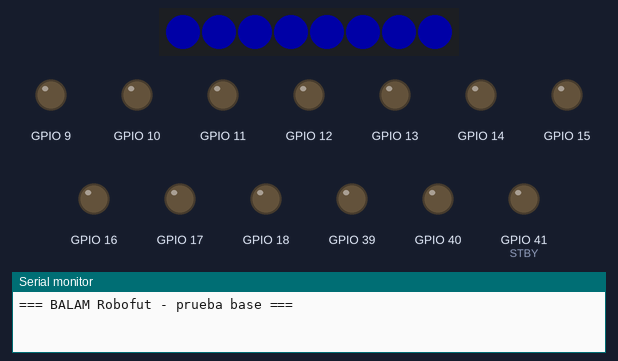
The sketch below on a simulated ESP32. Parts: 8 RGB LEDs in strip order, left to right, output pins drawn as LEDs (lit = HIGH), the last lines printed to the serial monitor. Dim RGB values are drawn brighter than linear.

Above: at 0.1 s.
At 2.4 s:
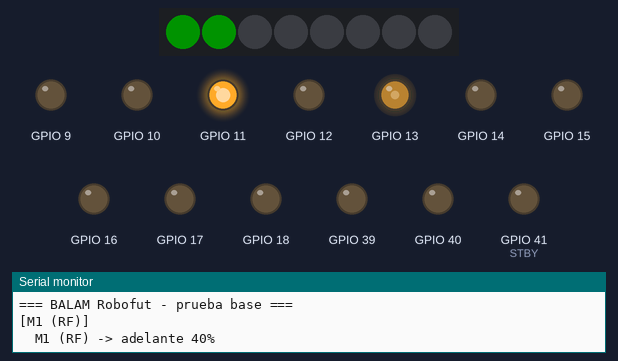
At 10.6 s:
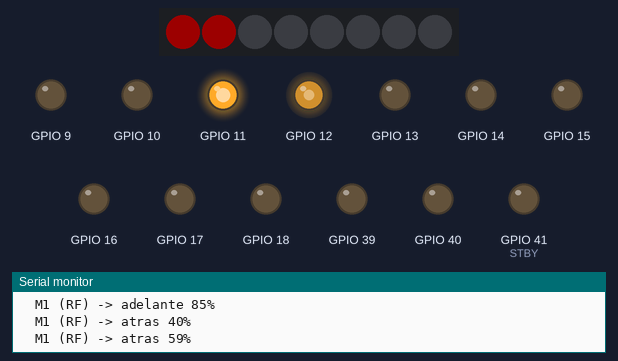
At 18.9 s:
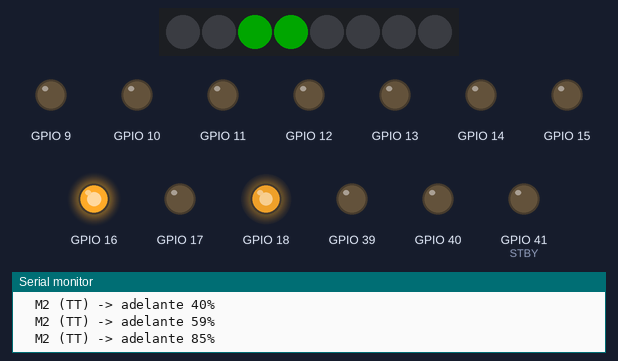
At 28.1 s:
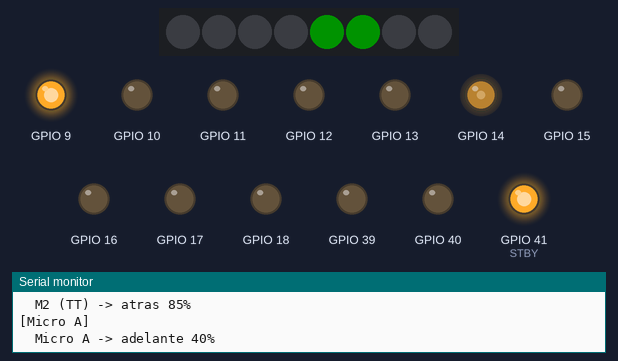
At 38.2 s:
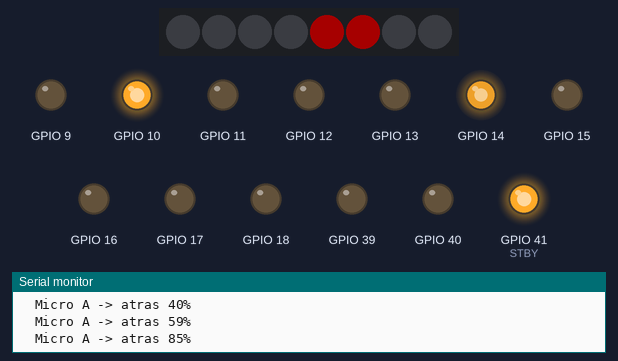
Timing chart, 0 to 40.0 s (numbered marks = the images above):
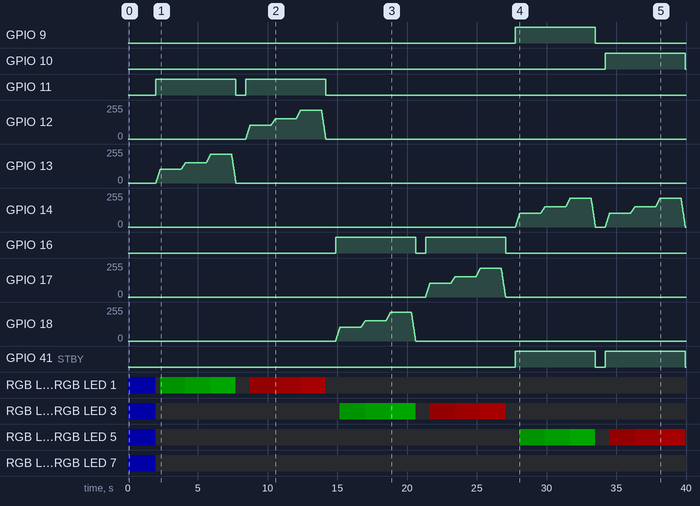

The sketch:

basico_robofut.ino
```cpp
// =============================================================
//  BALAM 2026 - Robofut | Prueba base sin control
//  2 motores IFX007T + 2 micromotores TB6612 + 8 NeoPixels
// =============================================================
#include <Adafruit_NeoPixel.h>

// ===== Compatibilidad core ESP32 2.x / 3.x =====
#if ESP_ARDUINO_VERSION_MAJOR < 3
static int8_t _pinCh[49];
static bool   _pinChInit = false;
static void _initPinCh() {
  if (!_pinChInit) {
    for (int i = 0; i < 49; i++) _pinCh[i] = -1;
    _pinChInit = true;
  }
}
bool ledcAttachChannel(uint8_t pin, uint32_t freq, uint8_t res, uint8_t ch) {
  _initPinCh();
  ledcSetup(ch, freq, res);
  ledcAttachPin(pin, ch);
  _pinCh[pin] = ch;
  return true;
}
static void _ledcWritePin(uint8_t pin, uint32_t duty) {
  _initPinCh();
  if (_pinCh[pin] >= 0) ledcWrite((uint8_t)_pinCh[pin], duty);
}
#define ledcWrite(pin, duty) _ledcWritePin((pin), (duty))
#endif
// ===============================================

// ---------- Pines: conector RF (M1) ----------
#define M1_IN1    13
#define M1_IN2    12
#define M1_INH    11
// ---------- Pines: conector TT (M2) ----------
#define M2_IN1    18
#define M2_IN2    17
#define M2_INH    16
// ---------- Pines: TB6612 ----------
#define PWMA      14
#define AIN1       9
#define AIN2      10
#define PWMB      15
#define BIN1      40
#define BIN2      39
#define STBY      41
// ---------- NeoPixel ----------
#define NEO_PIN   38
#define NEO_COUNT  8
#define BRILLO    40

// ---------- LEDC (20 kHz, 10 bits) ----------
#define FREQ  20000
#define RES   10
#define VMAX  870          // 85 % máximo

// ---------- Secuencia ----------
const int velocidades[] = {410, 610, 870};   // 40 %, 60 %, 85 %
#define T_VEL      1500    // ms en cada velocidad
#define T_PAUSA     700    // ms parado entre sentidos
#define RAMPA_MS    300    // duración de cada rampa

Adafruit_NeoPixel tira(NEO_COUNT, NEO_PIN, NEO_GRB + NEO_KHZ800);

// Motores: 0 = M1 (RF), 1 = M2 (TT), 2 = Micro A, 3 = Micro B
const char* nombre[] = {"M1 (RF)", "M2 (TT)", "Micro A", "Micro B"};
int velActual[4] = {0, 0, 0, 0};

// =============================================================
//  Hardware
// =============================================================
void ifxSet(uint8_t in1, uint8_t in2, uint8_t inh, int v) {
  v = constrain(v, -VMAX, VMAX);
  if (v == 0) {
    ledcWrite(in1, 0); ledcWrite(in2, 0);
    digitalWrite(inh, LOW);
    return;
  }
  digitalWrite(inh, HIGH);
  if (v > 0) { ledcWrite(in2, 0); ledcWrite(in1, v); }
  else       { ledcWrite(in1, 0); ledcWrite(in2, -v); }
}

void tbSet(uint8_t pwm, uint8_t d1, uint8_t d2, int v) {
  v = constrain(v, -VMAX, VMAX);
  if (v > 0)      { digitalWrite(d1, HIGH); digitalWrite(d2, LOW);  }
  else if (v < 0) { digitalWrite(d1, LOW);  digitalWrite(d2, HIGH); }
  else            { digitalWrite(d1, LOW);  digitalWrite(d2, LOW);  }
  ledcWrite(pwm, abs(v));
}

void motorSet(int m, int v) {
  velActual[m] = v;
  switch (m) {
    case 0: ifxSet(M1_IN1, M1_IN2, M1_INH, v); break;
    case 1: ifxSet(M2_IN1, M2_IN2, M2_INH, v); break;
    case 2: tbSet(PWMA, AIN1, AIN2, v); break;
    case 3: tbSet(PWMB, BIN1, BIN2, v); break;
  }
  // STBY activo solo si algún micromotor se mueve
  digitalWrite(STBY, (velActual[2] != 0 || velActual[3] != 0) ? HIGH : LOW);
}

void pararTodo() {
  for (int m = 0; m < 4; m++) motorSet(m, 0);
}

// =============================================================
//  NeoPixel
//   LEDs 0-1: M1 | 2-3: M2 | 4-5: Micro A | 6-7: Micro B
//   Verde = adelante, Rojo = atrás, brillo = velocidad
// =============================================================
void actualizarTira() {
  tira.clear();
  for (int m = 0; m < 4; m++) {
    int v = velActual[m];
    uint8_t b = map(abs(v), 0, VMAX, 0, 255);
    uint32_t c = 0;
    if (v > 0) c = tira.Color(0, b, 0);
    if (v < 0) c = tira.Color(b, 0, 0);
    tira.setPixelColor(m * 2,     c);
    tira.setPixelColor(m * 2 + 1, c);
  }
  tira.show();
}

void llenar(uint32_t c) {
  for (int i = 0; i < NEO_COUNT; i++) tira.setPixelColor(i, c);
  tira.show();
}

// =============================================================
//  Rampa de un motor (o de todos si m = -1)
// =============================================================
void rampa(int m, int desde, int hasta) {
  const int pasos = 30;
  for (int i = 1; i <= pasos; i++) {
    int v = desde + (long)(hasta - desde) * i / pasos;
    if (m < 0) for (int k = 0; k < 4; k++) motorSet(k, v);
    else motorSet(m, v);
    actualizarTira();
    delay(RAMPA_MS / pasos);
  }
}

// Un sentido completo: sube por las 3 velocidades y baja a 0
void sentido(int m, int signo) {
  int prev = 0;
  for (int v : velocidades) {
    int obj = signo * v;
    Serial.printf("  %s -> %s %d%%\n",
                  m < 0 ? "TODOS" : nombre[m],
                  signo > 0 ? "adelante" : "atras",
                  v * 100 / 1023);
    rampa(m, prev, obj);
    prev = obj;
    delay(T_VEL);
  }
  rampa(m, prev, 0);
  delay(T_PAUSA);
}

// =============================================================
//  Setup / Loop
// =============================================================
void setup() {
  const uint8_t dig[] = {M1_INH, M2_INH, AIN1, AIN2, BIN1, BIN2, STBY};
  for (uint8_t p : dig) { pinMode(p, OUTPUT); digitalWrite(p, LOW); }

  ledcAttachChannel(M1_IN1, FREQ, RES, 0);
  ledcAttachChannel(M1_IN2, FREQ, RES, 1);
  ledcAttachChannel(M2_IN1, FREQ, RES, 2);
  ledcAttachChannel(M2_IN2, FREQ, RES, 3);
  ledcAttachChannel(PWMA,   FREQ, RES, 4);
  ledcAttachChannel(PWMB,   FREQ, RES, 5);
  pararTodo();

  tira.begin();
  tira.setBrightness(BRILLO);
  llenar(tira.Color(0, 0, 255));      // azul = inicio

  Serial.begin(115200);
  uint32_t t0 = millis();
  while (!Serial && millis() - t0 < 3000) delay(10);
  Serial.println("\n=== BALAM Robofut - prueba base ===");
  delay(2000);                         // tiempo para alejar las manos
}

void loop() {
  // 1. Cada motor por separado
  for (int m = 0; m < 4; m++) {
    Serial.printf("\n[%s]\n", nombre[m]);
    sentido(m, +1);
    sentido(m, -1);
  }

  // 2. Todos juntos
  Serial.println("\n[TODOS JUNTOS]");
  sentido(-1, +1);
  sentido(-1, -1);

  // Fin de ciclo
  pararTodo();
  llenar(tira.Color(0, 0, 255));
  Serial.println("\nCiclo completo. Reinicia en 3 s...");
  delay(3000);
}
```

Measured:
- by itself, GPIO 9: LOW → HIGH at 27.8 s, → LOW 5.7 s later
- by itself, GPIO 10: LOW → HIGH at 34.2 s, → LOW 5.7 s later
- by itself, GPIO 11: alternates HIGH for 5.7 s and LOW for 0.71 s, 4 changes in all, then stays LOW
- by itself, GPIO 12, GPIO 13, GPIO 17, GPIO 18: rises from 0/255 to 217/255 in 3.9 s, then falls to 0/255 in 1.8 s
- by itself, GPIO 16: LOW → HIGH at 14.9 s, → LOW 5.7 s later, → HIGH 0.71 s later, → LOW 5.7 s later, … (4 changes in this stretch)
- by itself, GPIO 41 (STBY): LOW → HIGH at 27.8 s, → LOW 5.7 s later, → HIGH 0.71 s later, → LOW 5.7 s later, … (4 changes in this stretch)
- by itself, RGB LED 6, RGB LED 7: off → RGB(0, 0, 40) at 0.00 s, → off 2.0 s later
- by itself, RGB LED 0, RGB LED 1: off → RGB(0, 0, 40) at 0.00 s, → off 2.0 s later, → RGB(0, 19, 0) 0.30 s later, → RGB(0, 28, 0) 1.8 s later, … (12 changes in this stretch)
